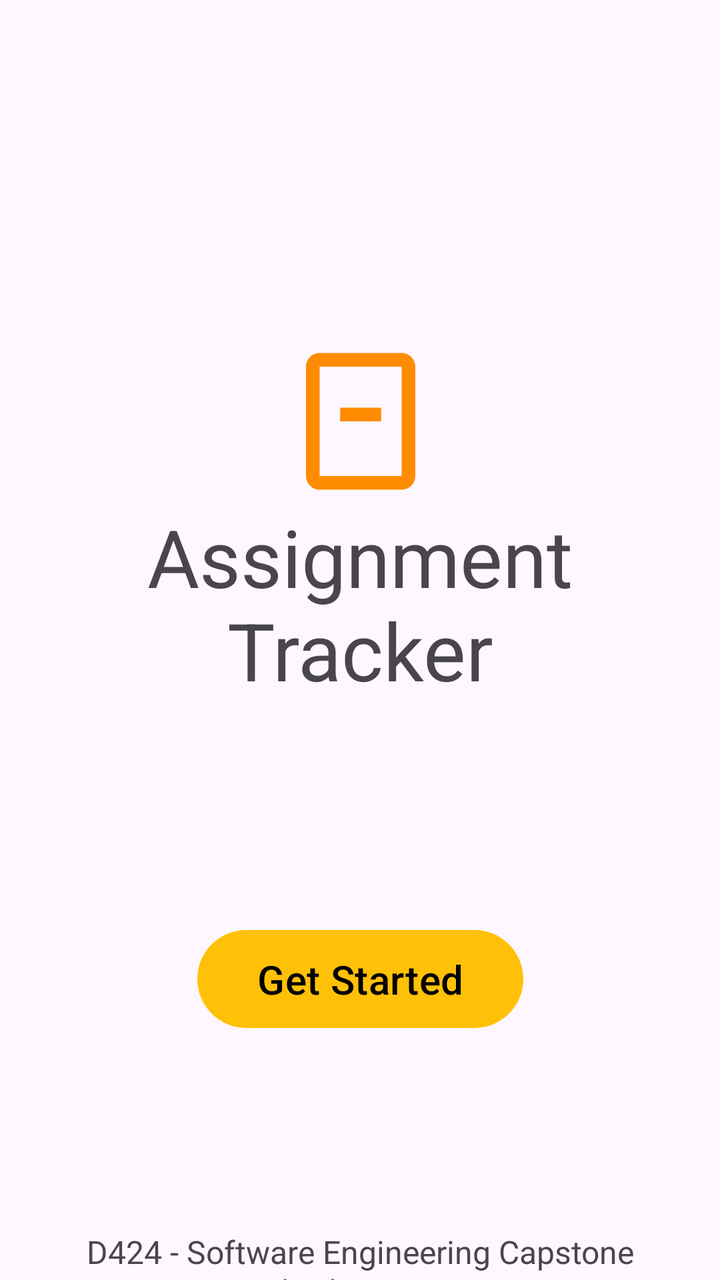
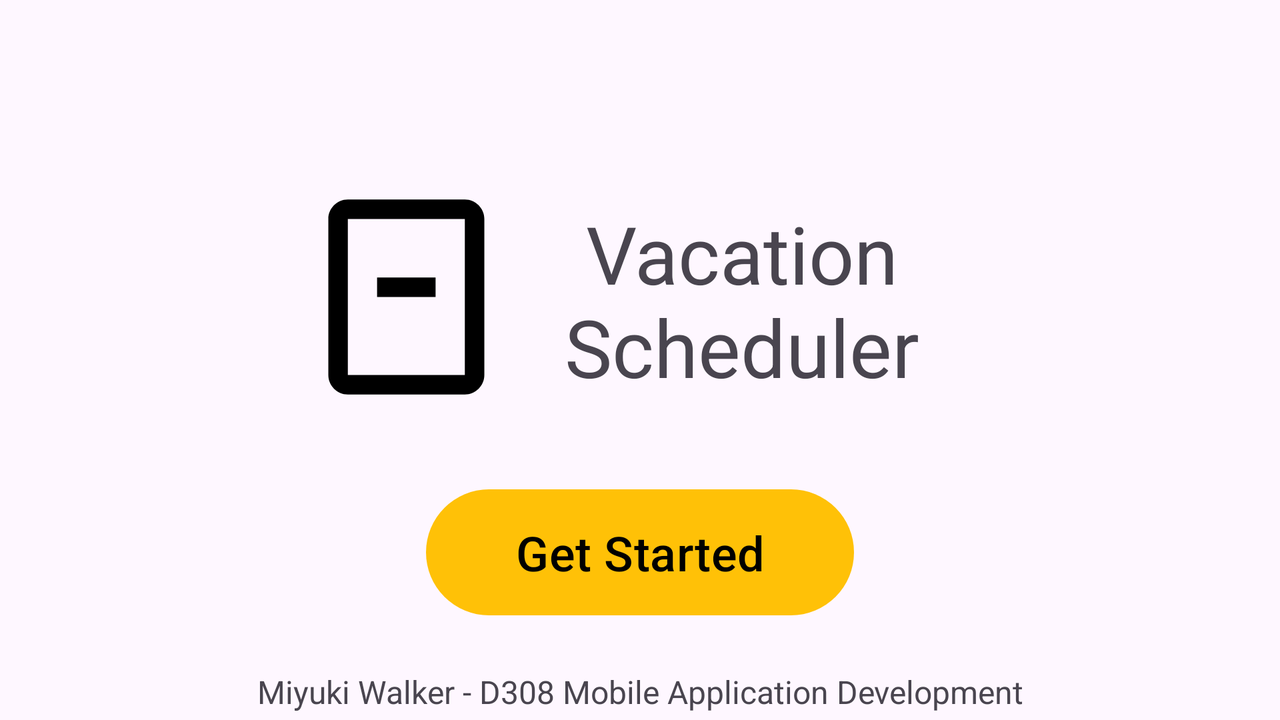

The same Android screen from two of the app's own layout files: first res/layout/ as a phone draws it, then the repository's variant for another configuration, drawn on a device whose configuration selects that folder. Both files follow.
<!-- AndroidManifest.xml: application theme Theme.D308App -->
<!-- res/layout/activity_main.xml -->
<?xml version="1.0" encoding="utf-8"?>
<androidx.constraintlayout.widget.ConstraintLayout xmlns:android="http://schemas.android.com/apk/res/android"
    xmlns:app="http://schemas.android.com/apk/res-auto"
    xmlns:tools="http://schemas.android.com/tools"
    android:id="@+id/main"
    android:layout_width="match_parent"
    android:layout_height="match_parent"
    tools:context=".UI.MainActivity">

    <TextView
        android:id="@+id/textView"
        android:layout_width="297dp"
        android:layout_height="112dp"
        android:text="Assignment Tracker"
        android:textAlignment="center"
        android:textSize="40sp"
        app:layout_constraintBottom_toTopOf="@+id/textView4"
        app:layout_constraintEnd_toEndOf="parent"
        app:layout_constraintStart_toStartOf="parent"
        app:layout_constraintTop_toTopOf="parent" />

    <ImageView
        android:id="@+id/imageView"
        android:layout_width="99dp"
        android:layout_height="82dp"
        app:layout_constraintBottom_toTopOf="@+id/textView"
        app:layout_constraintEnd_toEndOf="parent"
        app:layout_constraintStart_toStartOf="parent"
        app:tint="#FF8C00"
        app:srcCompat="@drawable/plane" />

    <Button
        android:id="@+id/button2"
        android:layout_width="163dp"
        android:layout_height="57dp"
        android:text="Get Started"
        android:textSize="20sp"
        app:layout_constraintBottom_toTopOf="@+id/textView4"
        app:layout_constraintEnd_toEndOf="parent"
        app:layout_constraintStart_toStartOf="parent"
        app:layout_constraintTop_toBottomOf="@+id/textView" />

    <TextView
        android:id="@+id/textView4"
        android:layout_width="match_parent"
        android:layout_height="25dp"
        android:text="D424 - Software Engineering Capstone Assingment"
        android:textAlignment="center"
        android:textSize="16sp"
        app:layout_constraintBottom_toBottomOf="parent"
        app:layout_constraintEnd_toEndOf="parent"
        app:layout_constraintStart_toStartOf="parent" />


</androidx.constraintlayout.widget.ConstraintLayout>
<!-- resources referenced by this layout -->
<resources>
  <!-- drawable plane (drawable) -->
  <vector xmlns:android="http://schemas.android.com/apk/res/android" android:height="24dp" android:tint="#000000" android:viewportHeight="24" android:viewportWidth="24" android:width="24dp">
  
      <path android:fillColor="@android:color/white" android:pathData="M18 2H6c-1.1 0-2 .9-2 2v16c0 1.1.9 2 2 2h12c1.1 0 2-.9 2-2V4c0-1.1-.9-2-2-2zm0 18H6V4h12v16zM9 10h6v2H9z"/>
  
  </vector>
  <style name="Theme.D308App" parent="Base.Theme.D308App" />
  <style name="Base.Theme.D308App" parent="Theme.Material3.DayNight">
          
          
          <item name="colorPrimary">@color/amber_500</item>
          <item name="colorPrimaryVariant">@color/amber_700</item>
          <item name="colorOnPrimary">@color/black</item>
          <item name="colorSecondary">@color/amber_accent</item>
          <item name="colorOnSecondary">@color/black</item>
          <item name="colorSecondaryContainer">@color/amber_500</item>
          <item name="colorOnSecondaryContainer">@color/black</item>
      </style>
  <color name="amber_500">#FFC107</color>
  <color name="amber_700">#FFA000</color>
  <color name="black">#000000</color>
  <color name="amber_accent">#FFD54F</color>
</resources>
<!-- res/layout-land/activity_main.xml (the repository's variant of the layout above) -->
<!-- drawn on the phone turned sideways -->
<?xml version="1.0" encoding="utf-8"?>
<androidx.constraintlayout.widget.ConstraintLayout xmlns:android="http://schemas.android.com/apk/res/android"
    xmlns:app="http://schemas.android.com/apk/res-auto"
    xmlns:tools="http://schemas.android.com/tools"
    android:id="@+id/main"
    android:layout_width="match_parent"
    android:layout_height="match_parent"
    tools:context=".UI.MainActivity">

    <TextView
        android:id="@+id/textView2"
        android:layout_width="182dp"
        android:layout_height="117dp"
        android:layout_marginStart="16dp"
        android:text="Vacation Scheduler"
        android:textAlignment="center"
        android:textSize="40sp"
        app:layout_constraintBottom_toTopOf="@+id/textView9"
        app:layout_constraintEnd_toEndOf="parent"
        app:layout_constraintHorizontal_bias="0.597"
        app:layout_constraintStart_toStartOf="parent"
        app:layout_constraintTop_toTopOf="parent"
        app:layout_constraintVertical_bias="0.458" />

    <ImageView
        android:id="@+id/imageView"
        android:layout_width="122dp"
        android:layout_height="117dp"
        android:layout_marginEnd="16dp"
        android:layout_marginBottom="22dp"
        app:layout_constraintBottom_toTopOf="@+id/textView9"
        app:layout_constraintEnd_toStartOf="@+id/textView2"
        app:layout_constraintTop_toTopOf="parent"
        app:layout_constraintVertical_bias="0.459"
        app:srcCompat="@drawable/plane" />

    <Button
        android:id="@+id/button2"
        android:layout_width="214dp"
        android:layout_height="71dp"
        android:text="Get Started"
        android:textSize="24sp"
        app:layout_constraintBottom_toTopOf="@+id/textView9"
        app:layout_constraintEnd_toEndOf="parent"
        app:layout_constraintStart_toStartOf="parent"
        app:layout_constraintTop_toBottomOf="@+id/textView2" />

    <TextView
        android:id="@+id/textView9"
        android:layout_width="match_parent"
        android:layout_height="25dp"
        android:text="Miyuki Walker - D308 Mobile Application Development"
        android:textAlignment="center"
        android:textSize="16sp"
        app:layout_constraintBottom_toBottomOf="parent"
        app:layout_constraintEnd_toEndOf="parent"
        app:layout_constraintStart_toStartOf="parent" />

</androidx.constraintlayout.widget.ConstraintLayout>
